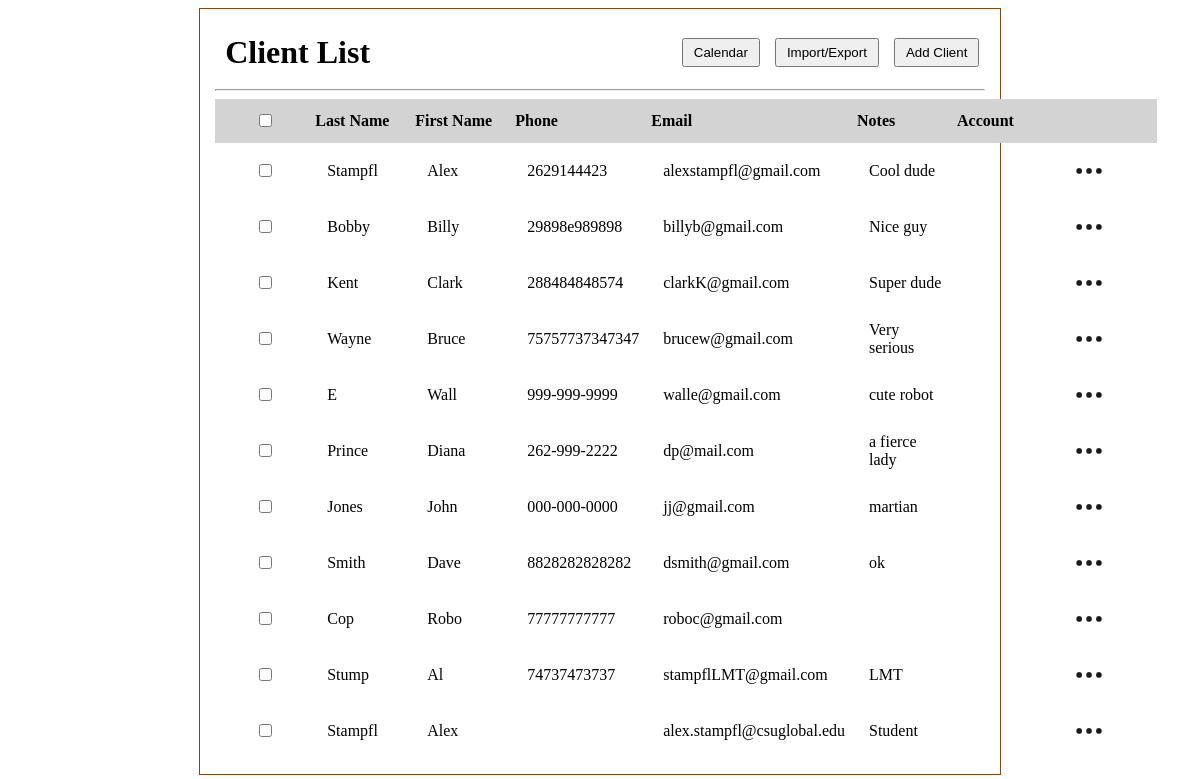
Page /client_list on the committed database.
### tables this page shows
CREATE TABLE clients (
              id INTEGER PRIMARY KEY AUTOINCREMENT,
              first_name TEXT,
              last_name TEXT,
              phone TEXT,
              email TEXT,
              status TEXT
            , client_id INTEGER, notes TEXT);

### app.py (the view)
@app.route('/client_list')
def client_list():
    conn = sqlite3.connect(DB_PATH)  # connects to sqlite database file named client.db, conn is the connection object used to talk to db
    c = conn.cursor() # cursor object lets you execute SQL statements (queries) against db
    c.execute('SELECT * FROM clients')
    clients = c.fetchall() # Fetches all rows that query returned, clients is a list of tuples
    conn.close()
    return render_template('client_list.html', clients=clients)

### templates/client_list.html (shortened to what this page needs)
<!DOCTYPE html>
<html lang="en">
<head>
    <link rel="stylesheet" href="{{ url_for('static', filename = 'main.css') }}">
</head>
<body>
    <div id="client_list">
        <div class="header-row">
            <h1 id="client_list_h1">Client List</h1>
            <div class="header-buttons">
                <button id="go_to_calendar">Calendar</button>
                <button id="export_client_list">Import/Export</button>
                <button id="add_client">Add Client</button>
            </div>
        </div>
        <hr>
        <table>
            <thead>
                <tr id="client_list_headers">
                    <th><input type="checkbox"></th>
                    <th>Last Name</th>
                    <th>First Name</th>
                    <th>Phone</th>
                    <th>Email</th>
                    <th>Notes</th>
                    <th>Account</th>
                    <th></th>
                </tr>
            </thead>
            <tbody id="clientTableBody">
                {% for client in clients %}
                <tr>
                    <td><input type="checkbox"></td>
                    <td>{{ client[2] if client[2] else "" }}</td>
                    <td>{{ client[1] if client[1] else "" }}</td>
                    <td>{{ client[3] if client[3] else "" }}</td>
                    <td>{{ client[4] if client[4] else "" }}</td>
                    <td>{{ client[7] if client[7] else "" }}</td>
                    <td>{{ client[5] if client[5] else "" }}</td>
                    <td class="menu_cell">
                        <div class="menu-container">
                            <img class="meatballs" src="{{ url_for('static', filename='img/meatball_menu.png') }}"
                                alt="3 dots">
                        </div>
                    </td>
                </tr>
                {% endfor %}
            </tbody>
        </table>
    </div>
</body>
</html>

### static/main.css (style rules this page uses)
#client_list { text-align: center; max-width: 65%; top: 10%; left: 50%; border: 1px solid saddlebrown; height: 100%; margin: 0 auto; padding: 15px; }
table { border-collapse: collapse; width: 100%; }
th, td { padding: 8px 12px; text-align: left; }
#client_list table th:first-child, #client_list table td:first-child { width: 40px; text-align: center; }
table th { padding: 12px 0px 12px 0px; margin: 0 auto; min-width: 100px; text-align: left; }
.header-row { display: flex; justify-content: space-between; align-items: center; width: 98%; padding: 10px; }
.header-buttons { display: flex; gap: 15px; }
#client_list_h1 { display: inline-flex; margin: 0; }
#add_client { padding: 5px 10px; }
#go_to_calendar { padding: 5px 10px; }
#export_client_list { padding: 5px 10px; }
#client_list_headers { background-color: lightgray; }
.menu-container { position: relative; display: inline-block; }
.meatballs { width: 40px; height: 40px; vertical-align: middle; cursor: pointer; }

### rows in the picture
clients: last_name "Stampfl", first_name "Alex", phone "2629144423", email "alexstampfl@gmail.com", notes "Cool dude"
clients: last_name "Bobby", first_name "Billy", phone "29898e989898", email "billyb@gmail.com", notes "Nice guy"
clients: last_name "Kent", first_name "Clark", phone "288484848574", email "clarkK@gmail.com", notes "Super dude"
clients: last_name "Wayne", first_name "Bruce", phone "75757737347347", email "brucew@gmail.com", notes "Very serious"
clients: last_name "E", first_name "Wall", phone "999-999-9999", email "walle@gmail.com", notes "cute robot"
clients: last_name "Prince", first_name "Diana", phone "262-999-2222", email "dp@mail.com", notes "a fierce lady"
clients: last_name "Jones", first_name "John", phone "000-000-0000", email "jj@gmail.com", notes "martian"
clients: last_name "Smith", first_name "Dave", phone "8828282828282", email "dsmith@gmail.com", notes "ok"
clients: last_name "Cop", first_name "Robo", phone "77777777777", email "roboc@gmail.com"
clients: last_name "Stump", first_name "Al", phone "74737473737", email "stampflLMT@gmail.com", notes "LMT"
clients: last_name "Stampfl", first_name "Alex", email "alex.stampfl@csuglobal.edu", notes "Student"
